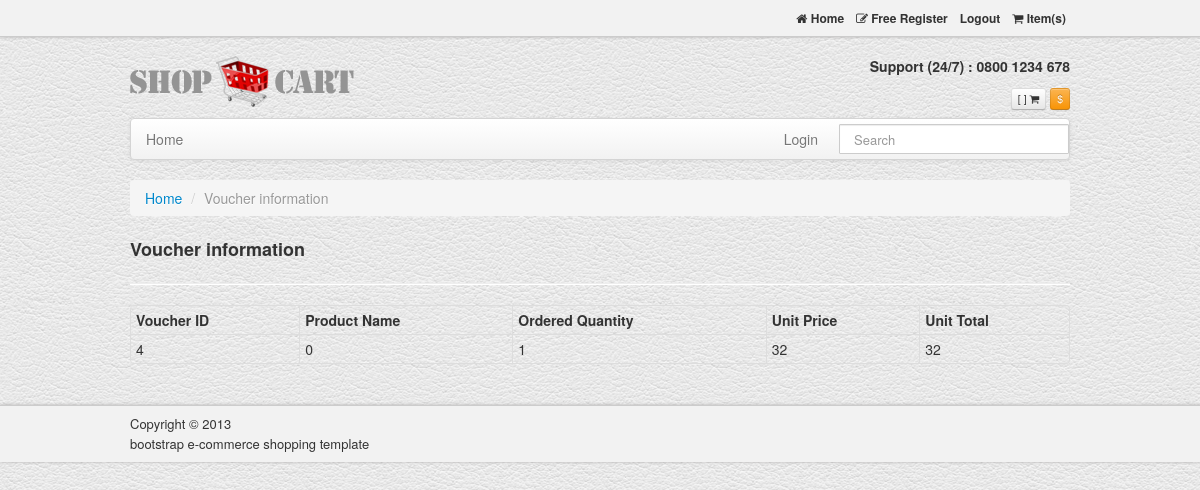
Screenshot of /show_voucher_information.php?id=4 (signed in) with the database file from the repository.
### tables this page shows
CREATE TABLE `voucher_info` (
  `v_id` int(11) NOT NULL,
  `item_name` int(11) NOT NULL,
  `ordered_quantity` int(11) NOT NULL,
  `unit_price` int(11) NOT NULL
);

### show_voucher_information.php (the view, shortened to what this page needs)
<?php
include('connection.php');
$id = $_GET['id'];
$voucher_query = "SELECT * FROM voucher_info where v_id = '$id'";
$result = $connection->query($voucher_query);
?>
<!DOCTYPE html>
<html lang="en">
<head>
    <link href="assets/css/bootstrap.css" rel="stylesheet"/>
    <link href="assets/css/style.css" rel="stylesheet"/>
    <link href="assets/font-awesome/css/font-awesome.css" rel="stylesheet">
</head>
<body>
<div class="navbar navbar-inverse navbar-fixed-top">
    <div class="topNav">
        <div class="container">
            <div class="alignR">
                <a href="index.php"> <span class="icon-home"></span> Home</a>
                <a href="login.php"><span class="icon-edit"></span> Free Register </a>
                <a href="logout.php"><?php if (isset($_SESSION['user'])) echo "Logout"; ?></a>
                <a href="cart.php"><span class="icon-shopping-cart"></span> <?php if (isset($_SESSION["cart"]))
                        echo count($_SESSION["cart"]); ?> Item(s)</a>
            </div>
        </div>
    </div>
</div>
<div class="container">
    <header id="header">
        <div class="row">
            <div class="span4">
                <h1>
                    <a class="logo" href="index.php"><span>Twitter Bootstrap ecommerce template</span>
                        <img src="assets/img/logo-bootstrap-shoping-cart.png" alt="bootstrap sexy shop">
                    </a>
                </h1>
            </div>
            <div class="span8 alignR">
                <p><br> <strong> Support (24/7) : 0800 1234 678 </strong><br><br></p>
                <span class="btn btn-mini">[ <?php if (isset($_SESSION["cart"]))
                        echo count($_SESSION["cart"]); ?> ] <span
                            class="icon-shopping-cart"></span></span>
                <span class="btn btn-warning btn-mini">$</span>
            </div>
        </div>
    </header>
    <div class="navbar">
        <div class="navbar-inner">
            <div class="container">
                <div class="nav-collapse">
                    <ul class="nav">
                        <li class=""><a href="index.php">Home </a></li>
                    </ul>
                    <form action="search.php" method="post" class="navbar-search pull-right">
                        <input type="text" name="search_name" placeholder="Search" class="search-query span2">
                    </form>
                    <ul class="nav pull-right">
                        <li class="dropdown">
                            <a href="login.php"> Login </a>
                        </li>
                    </ul>
                </div>
            </div>
        </div>
    </div>
    <div class="row">
        <div class="span12">
            <ul class="breadcrumb">
                <li><a href="index.php">Home</a> <span class="divider">/</span></li>
                <li class="active">Voucher information</li>
            </ul>
            <h3> Voucher information</h3>
            <hr class="soft"/>
            <div class="row">
                <div class="span12">
                    <table class="table table-bordered table-condensed">
                        <thead>
                        <th>Voucher ID</th>
                        <th>Product Name</th>
                        <th>Ordered Quantity</th>
                        <th>Unit Price</th>
                        <th>Unit Total</th>
                        </thead>
                        <tbody>
                        <?php while ($row = $result->fetch_assoc()) {
                            echo "<tr><td>" . $row['v_id'] . "</td>";
                            echo "<td>" . $row['item_name'] . "</td>";
                            echo "<td>" . $row['ordered_quantity'] . "</td>";
                            echo "<td>" . $row['unit_price'] . "</td>";
                            echo "<td>" . $row['ordered_quantity'] * $row['unit_price'] . "</td>";
                            echo "</tr>";
                        }
                        ?>
                        </tbody>
                    </table>
                </div>
                <div class="span1"> &nbsp;</div>
            </div>
            <div class="span12">
            </div>
        </div>
    </div>
</div>
<div class="copyright">
    <div class="container">
        <span>Copyright &copy; 2013<br> bootstrap e-commerce shopping template</span>
    </div>
</div>
</body>
</html>

### assets/css/style.css (style rules this page uses)
body { background:url(assets/img/white_leather.png) repeat 0 0; }
#header { padding:8px 0 8px; }
#header a { text-decoration:none }
#header p { padding:0; margin:0; line-height:1em; font-size:100% }
#header h1 { margin:0;line-height:1em }
#header { padding-top:44px; }
.logo { padding-top: 11px;display: block; }
h3 { font-size: 18px;line-height: 1.5em; }
.navbar-inner { padding-left: 0;padding-right: 0; }
.alignR { text-align:right; }
.navbar .nav , .marginLess { margin:0 }
.navbar-search .search-query { padding: 4px 14px;-moz-border-radius: 1px;-webkit-border-radius: 1px;border-radius: 1px;line-height: 1.5em; min-width: 200px; }
.navbar-search { margin-left:6px; }
.copyright { clear: both; padding: 8px; border-top: 1px solid #CCC; font-size: 13px; background: #f2f2f2; box-shadow: 0 0 3px #B1AFAF; }
.topNav { padding: 0;border-bottom: 1px solid #CCC;background: #f2f2f2;box-shadow: 0 0 3px #B1AFAF; }
.topNav a { color:#333; font-size:12px; font-weight:bold; display:inline-block; padding:8px 4px; }

### rows the page displays
voucher_info: v "4", item_name "0", ordered_quantity "1", unit_price "32", $row['ordered_quantity']*$row['unit_price'] "32"
